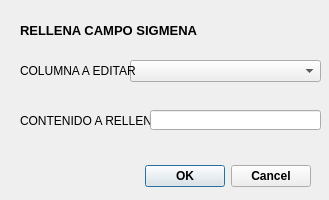
<?xml version="1.0" encoding="UTF-8"?>
<ui version="4.0">
 <class>rellenaCamposSigmenaDialogBase</class>
 <widget class="QDialog" name="rellenaCamposSigmenaDialogBase">
  <property name="geometry">
   <rect>
    <x>0</x>
    <y>0</y>
    <width>329</width>
    <height>200</height>
   </rect>
  </property>
  <property name="windowTitle">
   <string>Rellena Campos SIGMENA</string>
  </property>
  <widget class="QDialogButtonBox" name="button_box">
   <property name="geometry">
    <rect>
     <x>140</x>
     <y>160</y>
     <width>171</width>
     <height>32</height>
    </rect>
   </property>
   <property name="font">
    <font>
     <weight>75</weight>
     <bold>true</bold>
    </font>
   </property>
   <property name="orientation">
    <enum>Qt::Horizontal</enum>
   </property>
   <property name="standardButtons">
    <set>QDialogButtonBox::Cancel|QDialogButtonBox::Ok</set>
   </property>
  </widget>
  <widget class="QLabel" name="texto1">
   <property name="geometry">
    <rect>
     <x>20</x>
     <y>20</y>
     <width>211</width>
     <height>20</height>
    </rect>
   </property>
   <property name="font">
    <font>
     <pointsize>10</pointsize>
     <weight>75</weight>
     <bold>true</bold>
    </font>
   </property>
   <property name="text">
    <string>RELLENA CAMPO SIGMENA</string>
   </property>
  </widget>
  <widget class="QComboBox" name="cb1">
   <property name="geometry">
    <rect>
     <x>130</x>
     <y>60</y>
     <width>191</width>
     <height>22</height>
    </rect>
   </property>
  </widget>
  <widget class="QLabel" name="texto2_2">
   <property name="geometry">
    <rect>
     <x>20</x>
     <y>60</y>
     <width>239</width>
     <height>21</height>
    </rect>
   </property>
   <property name="text">
    <string>COLUMNA A EDITAR</string>
   </property>
  </widget>
  <widget class="QLabel" name="texto2_3">
   <property name="geometry">
    <rect>
     <x>20</x>
     <y>100</y>
     <width>239</width>
     <height>41</height>
    </rect>
   </property>
   <property name="text">
    <string>CONTENIDO A RELLENAR</string>
   </property>
  </widget>
  <widget class="QLineEdit" name="mitext">
   <property name="geometry">
    <rect>
     <x>150</x>
     <y>110</y>
     <width>171</width>
     <height>20</height>
    </rect>
   </property>
   <property name="font">
    <font>
     <pointsize>10</pointsize>
    </font>
   </property>
   <property name="text">
    <string/>
   </property>
  </widget>
 </widget>
 <resources/>
 <connections>
  <connection>
   <sender>button_box</sender>
   <signal>accepted()</signal>
   <receiver>rellenaCamposSigmenaDialogBase</receiver>
   <slot>accept()</slot>
   <hints>
    <hint type="sourcelabel">
     <x>20</x>
     <y>20</y>
    </hint>
    <hint type="destinationlabel">
     <x>20</x>
     <y>20</y>
    </hint>
   </hints>
  </connection>
  <connection>
   <sender>button_box</sender>
   <signal>rejected()</signal>
   <receiver>rellenaCamposSigmenaDialogBase</receiver>
   <slot>reject()</slot>
   <hints>
    <hint type="sourcelabel">
     <x>20</x>
     <y>20</y>
    </hint>
    <hint type="destinationlabel">
     <x>20</x>
     <y>20</y>
    </hint>
   </hints>
  </connection>
 </connections>
</ui>
